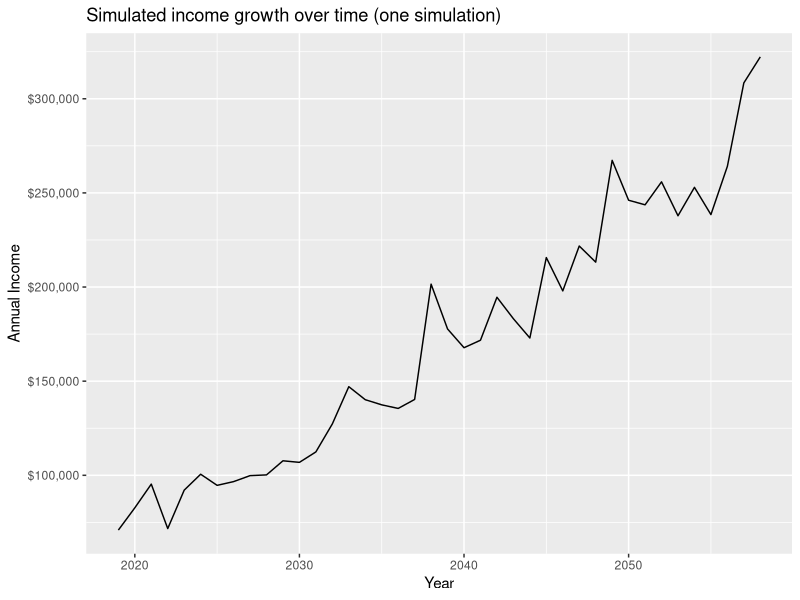
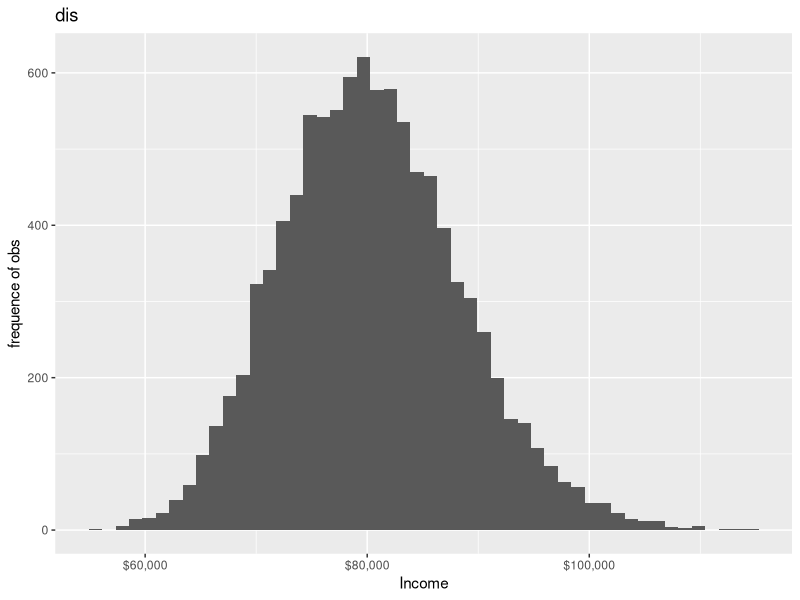

Recreate these plots in R, in order.
## ---- chunk 1

library(tidyverse)

set.seed(1234)

# function to calculate growth in annual income

annual_income <- function(base_inc, p, g, sigma, n_years, start_year = 2019){
  errors <- rnorm(n_years, mean = 0, sd = sigma)
  
  annual_income_log <- vector("numeric", n_years)
  
  for(year in seq_len(n_years)){
    if(year == 1){
      annual_income_log[[year]] <- log(base_inc) + errors[[year]]
    } else {
      annual_income_log[[year]] <- (1 - p) * (log(base_inc)) + g * (year - 1) +
        p * annual_income_log[[year - 1]] + errors[[year]]
    }
  }
  
  data_frame(inc = exp(annual_income_log),
             year = 2019 + seq_len(n_years) - 1)
}


# for seq.length if else statement with if part being first income and else being years after that 

# simulate 10000 times
n_sims <- 10000
n_years <- 40

# use reun to simulate data, then create a data frame
sim_income <- n_sims %>%
  rerun(annual_income(base_inc = 80000, p = .2,
                      g = 0.03, sigma = .1,
                      n_years = n_years, start_year = 2019)) %>%
  bind_rows(.id = "id") %>%
  select(id, year, inc)

View(sim_income)

# plot the first income path
sim_income %>%
  filter(id == 1) %>%
  ggplot(aes(year, inc)) +
  geom_line() +
  labs(title = "Simulated income growth over time (one simulation)",
       x = "Year", 
       y = "Annual Income") +
  scale_y_continuous(labels = scales::dollar)

# part 2 - simulated income in 2019
sim_income %>%
  filter(year == 2019) %>%
  ggplot(aes(inc)) +
  geom_histogram(bins = 50) +
  scale_x_continuous(labels = scales::dollar) +
  labs(title = "dis",
       x = "Income",
       y = "frequence of obs")

# Above 1000k
sim_income %>%
  filter(year == 2019) %>%
  mutate(above_100k = inc >100000) %>%
  summarize(n_above = sum(above_100k),
            n = n(),
            n_above_pct = n_above /n)

# Less than 70k


  
  
  
  
  


#3 17.5%

